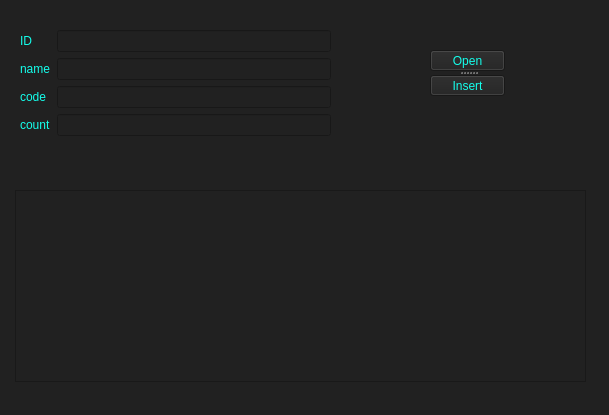
<?xml version="1.0" encoding="UTF-8"?>
<ui version="4.0">
 <class>Form</class>
 <widget class="QWidget" name="Form">
  <property name="geometry">
   <rect>
    <x>0</x>
    <y>0</y>
    <width>609</width>
    <height>415</height>
   </rect>
  </property>
  <property name="sizePolicy">
   <sizepolicy hsizetype="Preferred" vsizetype="Preferred">
    <horstretch>0</horstretch>
    <verstretch>0</verstretch>
   </sizepolicy>
  </property>
  <property name="windowTitle">
   <string>Form</string>
  </property>
  <property name="styleSheet">
   <string notr="true">background-color: rgb(33, 33, 33)</string>
  </property>
  <widget class="QTableWidget" name="twStaffs">
   <property name="geometry">
    <rect>
     <x>15</x>
     <y>190</y>
     <width>571</width>
     <height>192</height>
    </rect>
   </property>
   <property name="styleSheet">
    <string notr="true">color: rgb(20, 255, 236)</string>
   </property>
  </widget>
  <widget class="QSplitter" name="splitter">
   <property name="geometry">
    <rect>
     <x>430</x>
     <y>50</y>
     <width>75</width>
     <height>46</height>
    </rect>
   </property>
   <property name="orientation">
    <enum>Qt::Vertical</enum>
   </property>
   <widget class="QPushButton" name="pushButton">
    <property name="styleSheet">
     <string notr="true">color: rgb(20, 255, 236)</string>
    </property>
    <property name="text">
     <string>Open</string>
    </property>
   </widget>
   <widget class="QPushButton" name="pushButton_2">
    <property name="styleSheet">
     <string notr="true">color: rgb(20, 255, 236)</string>
    </property>
    <property name="text">
     <string>Insert</string>
    </property>
   </widget>
  </widget>
  <widget class="QWidget" name="">
   <property name="geometry">
    <rect>
     <x>20</x>
     <y>30</y>
     <width>311</width>
     <height>141</height>
    </rect>
   </property>
   <layout class="QFormLayout" name="formLayout">
    <item row="0" column="0">
     <widget class="QLabel" name="label">
      <property name="styleSheet">
       <string notr="true">color: rgb(20, 255, 236)</string>
      </property>
      <property name="text">
       <string>ID</string>
      </property>
     </widget>
    </item>
    <item row="1" column="0">
     <widget class="QLabel" name="label_2">
      <property name="styleSheet">
       <string notr="true">color: rgb(20, 255, 236)</string>
      </property>
      <property name="text">
       <string>name</string>
      </property>
     </widget>
    </item>
    <item row="2" column="0">
     <widget class="QLabel" name="label_3">
      <property name="styleSheet">
       <string notr="true">color: rgb(20, 255, 236)</string>
      </property>
      <property name="text">
       <string>code</string>
      </property>
     </widget>
    </item>
    <item row="3" column="0">
     <widget class="QLabel" name="label_4">
      <property name="styleSheet">
       <string notr="true">color: rgb(20, 255, 236)</string>
      </property>
      <property name="text">
       <string>count</string>
      </property>
     </widget>
    </item>
    <item row="0" column="1">
     <widget class="QLineEdit" name="leID"/>
    </item>
    <item row="1" column="1">
     <widget class="QLineEdit" name="lename"/>
    </item>
    <item row="2" column="1">
     <widget class="QLineEdit" name="lecode"/>
    </item>
    <item row="3" column="1">
     <widget class="QLineEdit" name="lecount"/>
    </item>
   </layout>
  </widget>
 </widget>
 <resources/>
 <connections/>
</ui>
